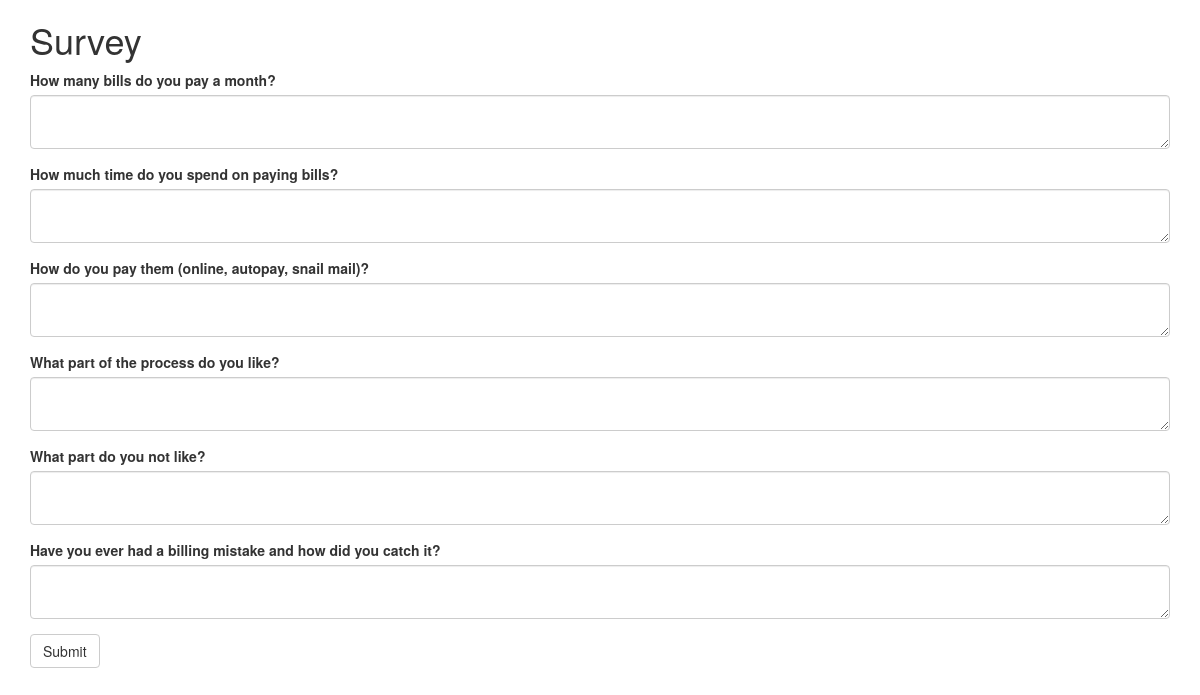
The page / on the database its author committed.
### app.py (models this page shows)
class Question(db.Model):
    id = db.Column(db.Integer, primary_key=True)
    text = db.Column(db.Text)

### app.py (the view)
@app.route('/')
def index():
    questions = Question.query.all()
    return render_template('index.html', questions=questions)

### templates/index.html (shortened to what this page needs)
<!DOCTYPE html>
<html>
  <head>
    <link href="//netdna.bootstrapcdn.com/bootstrap/3.0.0-rc1/css/bootstrap.min.css" rel="stylesheet">
    <script src="//netdna.bootstrapcdn.com/bootstrap/3.0.0-rc1/js/bootstrap.min.js"></script>  </head>
  <body>
    <div class="container">
        <h1>Survey</h1>
        <form method="POST" action="{{url_for('get_answers')}}">
            <fieldset>
        {% for question in questions %}
                <div class="form-group">
                    <label for="exampleInputEmail">{{question.text}}</label>
                    <textarea class="form-control" id="question_{{question.id}}" name="question_{{question.id}}"></textarea>
                </div>
        {% endfor %}
            <button type="submit" class="btn btn-default">Submit</button>
            </fieldset>
        </form>
    </div>
  </body>
</html>

### rows shown on the page
Question: text "How many bills do you pay a month?"
Question: text "How much time do you spend on paying bills?"
Question: text "How do you pay them (online, autopay, snail mail)?"
Question: text "What part of the process do you like?"
Question: text "What part do you not like?"
Question: text "Have you ever had a billing mistake and how did you catch it?"
